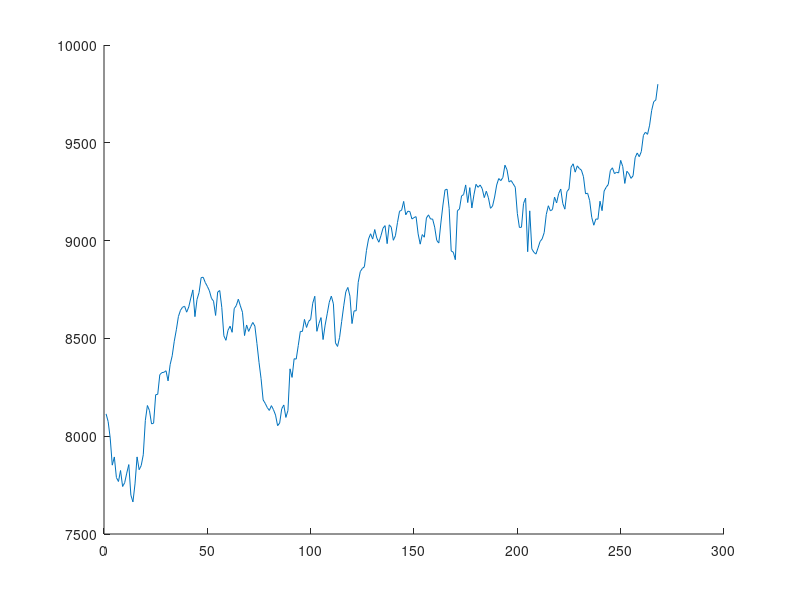

This chart was generated by the following MATLAB code:
figure(1);
hold on
%t=fetch(yahoo,'^TWII','Close','1/1/2016','12/31/2016','d');
%t2017=fetch(yahoo,'^TWII','Close','1/1/2017','2/15/2017','d');
load TAIEX
testPoint=length(t2017);
point=length(t);
allpoint=point+testPoint;
x=linspace(1,allpoint,allpoint);
y=[flipud(t(:,2));flipud(t2017(:,2))];
yMean=mean(y);
yStd=std(y);
plot(x,y);